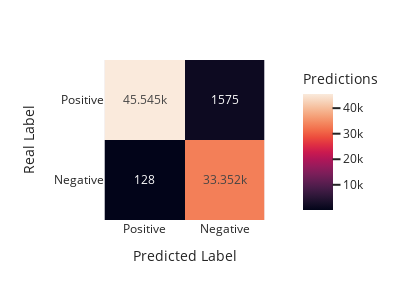

Write notebook code for a chart like this one.
### Code cell
print(conf_matrix_total)
metrics = de.conf_matrix_metrics(conf_matrix_total)
de.print_metrics(metrics)
de.plot_confusion_matrix(metrics)

### Figure 1 — Plotly figure (JSON) as saved in the notebook; plotly's stock layout.template omitted (floating-point values rounded to 4 significant figures)
{"data": [{"coloraxis": "coloraxis", "hovertemplate": "Predicted Label: %{x}<br>Real Label: %{y}<br>Predictions: %{z}<extra></extra>", "name": "0", "texttemplate": "%{z}", "type": "heatmap", "x": ["Positive", "Negative"], "xaxis": "x", "y": ["Positive", "Negative"], "yaxis": "y", "z": [[45545, 1575], [128, 33352]]}], "layout": {"coloraxis": {"colorbar": {"title": {"text": "Predictions"}}, "colorscale": [[0, "rgb(2,4,25)"], [0.0625, "rgb(24,15,41)"], [0.125, "rgb(47,23,57)"], [0.1875, "rgb(71,28,72)"], [0.25, "rgb(97,30,82)"], [0.3125, "rgb(123,30,89)"], [0.375, "rgb(150,27,91)"], [0.4375, "rgb(177,22,88)"], [0.5, "rgb(203,26,79)"], [0.5625, "rgb(223,47,67)"], [0.625, "rgb(236,76,61)"], [0.6875, "rgb(242,107,73)"], [0.75, "rgb(244,135,95)"], [0.8125, "rgb(245,162,122)"], [0.875, "rgb(246,188,153)"], [0.9375, "rgb(247,212,187)"], [1, "rgb(250,234,220)"]]}, "height": 300, "margin": {"t": 60}, "width": 400, "xaxis": {"anchor": "y", "constrain": "domain", "domain": [0, 1], "scaleanchor": "y", "title": {"text": "Predicted Label"}}, "yaxis": {"anchor": "x", "autorange": "reversed", "constrain": "domain", "domain": [0, 1], "title": {"text": "Real Label"}}}}
